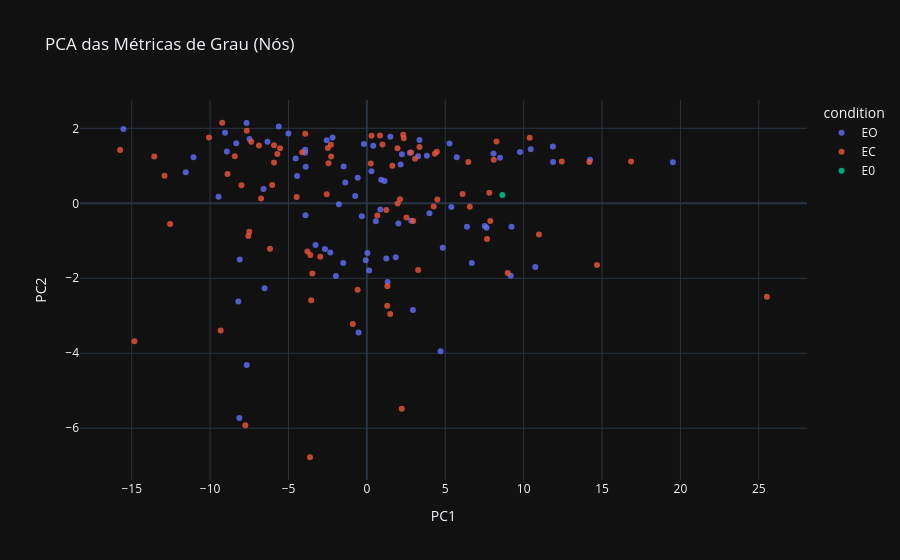

The notebook cell this image was saved under:
### Markdown cell above
PCA clustering

### Code cell
pca_clustering = plot_pca_features(
    df_dataset, # Replace with df_dataset if that's your variable name
    NODE_FEATURES_BY_TYPE["clustering"],
    title="PCA das Métricas de Grau (Nós)"
)
